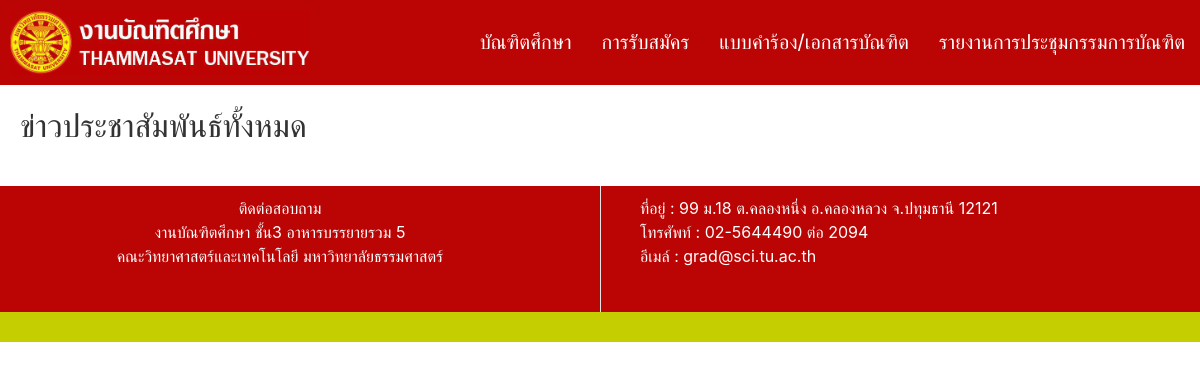
The page /news/public/ on the database as committed earlier.
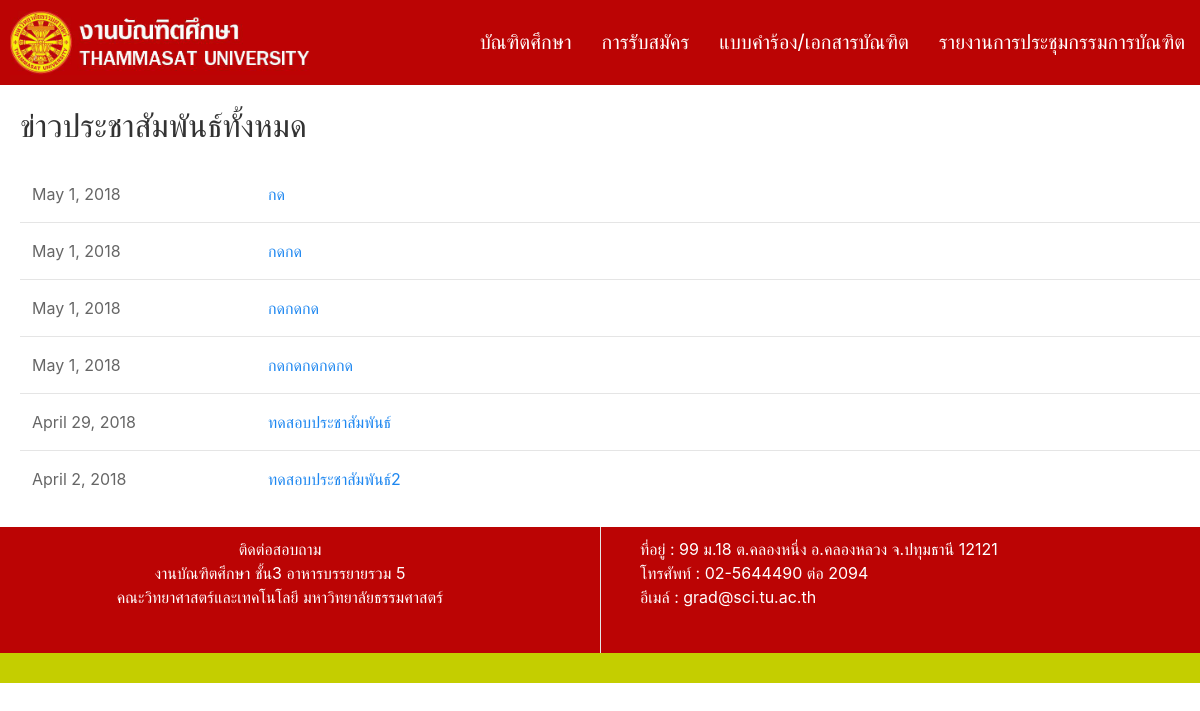
The same page on the database as committed later.
### news/models.py (models this page shows)
class public(models.Model):
    title = models.CharField(max_length=500)
    date=models.DateField()
    content = models.TextField(max_length=5000)
    file = models.FileField(blank=True)

### news/views.py (the view)
def news_public(request):
    all_public = public.objects.all().order_by('-date')
    return render(request, 'news/news_public.html',{'all_public':all_public})

### news/templates/news/news_public.html (shortened to what this page needs)
<!DOCTYPE html>
<html>
<head>
    {% load staticfiles %}
    <link rel="stylesheet" type="text/css" href="{% static 'home/uikit.min.css' %}" />
    <link rel="stylesheet" type="text/css" href="{% static 'home/hamburger.css' %}" />
</head>
<body>
  <div class="uk-position-relative">
      <nav class="uk-navbar-container" uk-navbar="mode: click" style="background-color:#bb0404">
          <div class="uk-navbar-left">
              <a href="/home/">
                  <img src="{% static 'home/pictures/b.png' %}" style="width:300px; margin: 10px;" />
              </a>
          </div>
          <div class="uk-navbar-right">
              <ul class="uk-navbar-nav">
                  <li>
                      <a href="#">บัณฑิตศึกษา</a>
                  </li>
                  <li>
                      <a href="/register/">การรับสมัคร</a>
                  </li>
                  <li>
                      <a href="/documents/">แบบคำร้อง/เอกสารบัณฑิต</a>
                  </li>
                  <li>
                      <a href="/meeting/">รายงานการประชุมกรรมการบัณฑิต</a>
                  </li>
              </ul>
          </div>
      </nav>
  </div>
    <div style="margin-left:20px; margin-top:20px;">
        <h2>
            <span class=".uk-text-lead">ข่าวประชาสัมพันธ์ทั้งหมด
            </span>
        </h2>
        <table class="uk-table uk-table-divider uk-table-hover">
            <tbody>
                {% for public in all_public %}
                  <tr>
                      <td style="width:20%">{{ public.date }}</td>
                      <td>
                          <a class=".uk-text-lead" href="/news/public/{{ public.id }}/">{{ public.title }}</a>
                      </td>
                  </tr>
                {% endfor %}
            </tbody>
        </table>
    </div>
    <div class="uk-grid-divider uk-child-width-expand@s" uk-grid style="background-color:#bb0404;color:white;margin-top:20px;">
        <div style="text-align:center;margin-top:10px; margin-bottom:10px;">
          <span class=".uk-text-lead">ติดต่อสอบถาม</span><br>
          งานบัณฑิตศึกษา ชั้น3 อาหารบรรยายรวม 5
          <br> คณะวิทยาศาสตร์และเทคโนโลยี มหาวิทยาลัยธรรมศาสตร์
          <br>
        </div>
        <div style="text-align:left;">
          <p style="margin-top:10px;">
             ที่อยู่ : 99 ม.18 ต.คลองหนึ่ง อ.คลองหลวง จ.ปทุมธานี 12121
            <br>
             โทรศัพท์ : 02-5644490 ต่อ 2094
            <br>
             อีเมล์ : grad@sci.tu.ac.th
          </p>
          <br>
        </div>
    </div>
    <div style="background-color:#c4ce00;color:white;height:30px;">
    </div>
</body>
</html>

Rows that differ between the two databases and show on the page:
added public: date "May 1, 2018", title "กด"
added public: date "May 1, 2018", title "กดกด"
added public: date "May 1, 2018", title "กดกดกด"
added public: date "May 1, 2018", title "กดกดกดกดกด"
added public: date "April 29, 2018", title "ทดสอบประชาสัมพันธ์"
added public: date "April 2, 2018", title "ทดสอบประชาสัมพันธ์2"
